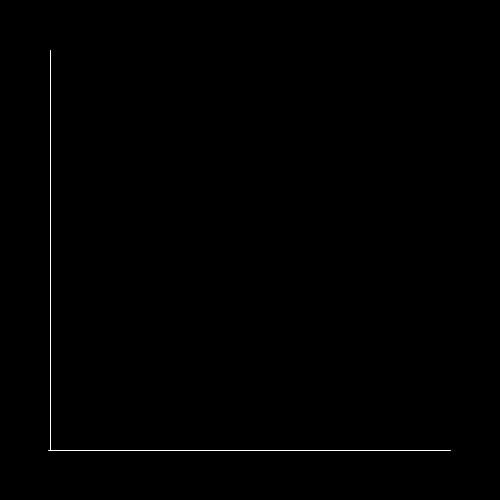
Frame 1 (no input)
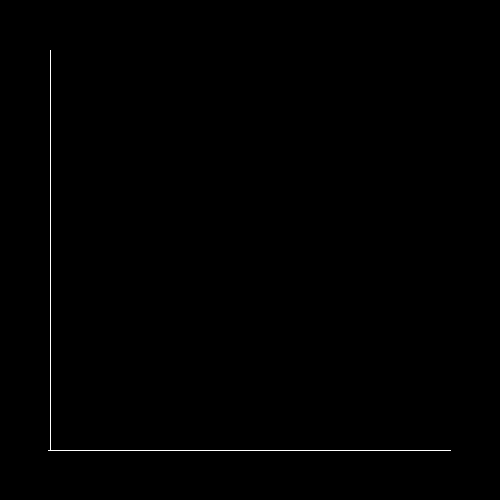
Frame 60 (the mouse pressed at the canvas centre just before this capture)
Frame 120 (the mouse held since frame 60 and released just before this capture): identical to frame 60, image omitted

The Processing sketch that drew these frames (run headless with seeded random() and noise(); from frame 60 on, the mouse is pressed at the canvas centre):

// Processing sketch: linegraph2
// ── linegraph2.pde
void setup()
{
  size(500, 500);
  background(0);
  stroke(255);
  for (int i = 0; i < colors.length; i ++)
  {
    colors[i] = color(0, random(100, 255), random(100, 255));
  }
}
float[] rainfall = {
  45, 37, 55, 27, 38, 50, 79, 48, 104, 31, 100, 58
};
String[] months = {
  "Jan", "Feb", "Mar", "Apr", "May", "Jun", "Jul", "Aug", "Sep", "Oct", "Nov", "Dec"
};
color[] colors = new color[rainfall.length];



void drawTemplate()
{
  float axisX = width / 10.0f ;
  float axisY = height / 10.0f ;
  float markerLength = 4.0f;
  float gapX = (width - (axisX * 2)) / months.length;
  float gapY = (height - (axisY * 2)) / months.length;
  line(0+axisX, 0+axisY, 0+axisX, 500-axisY);// this is the linr for the y axis
  line(0+axisX, 500-axisY, 500-axisX, 500-axisY);// this is the linr for the x axis
  stroke(255);


  for (float i=0; i<months.length; i = i+gapX)
  {
    line(i +(axisX - (markerLength/2)), 500-axisY,(axisX + (markerLength/2)) - i, 500-axisY);
    println(i);
  }
 
}


  void draw()
  {
    drawTemplate();
  }
